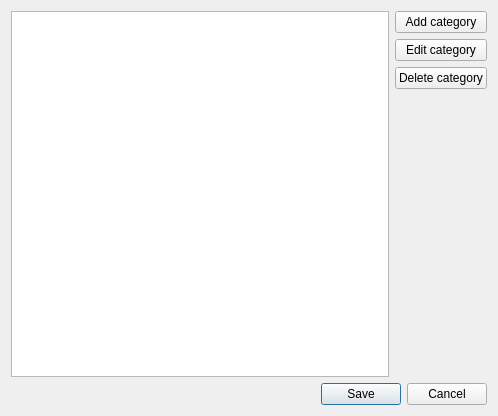
<?xml version="1.0" encoding="UTF-8"?>
<ui version="4.0">
 <class>CategoriesDialog</class>
 <widget class="QDialog" name="CategoriesDialog">
  <property name="geometry">
   <rect>
    <x>0</x>
    <y>0</y>
    <width>498</width>
    <height>416</height>
   </rect>
  </property>
  <property name="windowTitle">
   <string>Categories</string>
  </property>
  <layout class="QVBoxLayout" name="verticalLayout">
   <item>
    <widget class="QWidget" name="widget" native="true">
     <layout class="QHBoxLayout" name="horizontalLayout">
      <property name="margin">
       <number>0</number>
      </property>
      <item>
       <widget class="QTreeView" name="tvCats"/>
      </item>
      <item>
       <widget class="QWidget" name="widget_2" native="true">
        <layout class="QVBoxLayout" name="verticalLayout_2">
         <property name="margin">
          <number>0</number>
         </property>
         <item>
          <widget class="QPushButton" name="pbAdd">
           <property name="text">
            <string>Add category</string>
           </property>
          </widget>
         </item>
         <item>
          <widget class="QPushButton" name="pbEdit">
           <property name="text">
            <string>Edit category</string>
           </property>
          </widget>
         </item>
         <item>
          <widget class="QPushButton" name="pbDelete">
           <property name="text">
            <string>Delete category</string>
           </property>
          </widget>
         </item>
         <item>
          <spacer name="verticalSpacer">
           <property name="orientation">
            <enum>Qt::Vertical</enum>
           </property>
           <property name="sizeHint" stdset="0">
            <size>
             <width>20</width>
             <height>40</height>
            </size>
           </property>
          </spacer>
         </item>
        </layout>
       </widget>
      </item>
     </layout>
    </widget>
   </item>
   <item>
    <widget class="QDialogButtonBox" name="buttonBox">
     <property name="orientation">
      <enum>Qt::Horizontal</enum>
     </property>
     <property name="standardButtons">
      <set>QDialogButtonBox::Cancel|QDialogButtonBox::Save</set>
     </property>
    </widget>
   </item>
  </layout>
 </widget>
 <resources/>
 <connections>
  <connection>
   <sender>buttonBox</sender>
   <signal>accepted()</signal>
   <receiver>CategoriesDialog</receiver>
   <slot>accept()</slot>
   <hints>
    <hint type="sourcelabel">
     <x>248</x>
     <y>254</y>
    </hint>
    <hint type="destinationlabel">
     <x>157</x>
     <y>274</y>
    </hint>
   </hints>
  </connection>
  <connection>
   <sender>buttonBox</sender>
   <signal>rejected()</signal>
   <receiver>CategoriesDialog</receiver>
   <slot>reject()</slot>
   <hints>
    <hint type="sourcelabel">
     <x>316</x>
     <y>260</y>
    </hint>
    <hint type="destinationlabel">
     <x>286</x>
     <y>274</y>
    </hint>
   </hints>
  </connection>
 </connections>
</ui>
